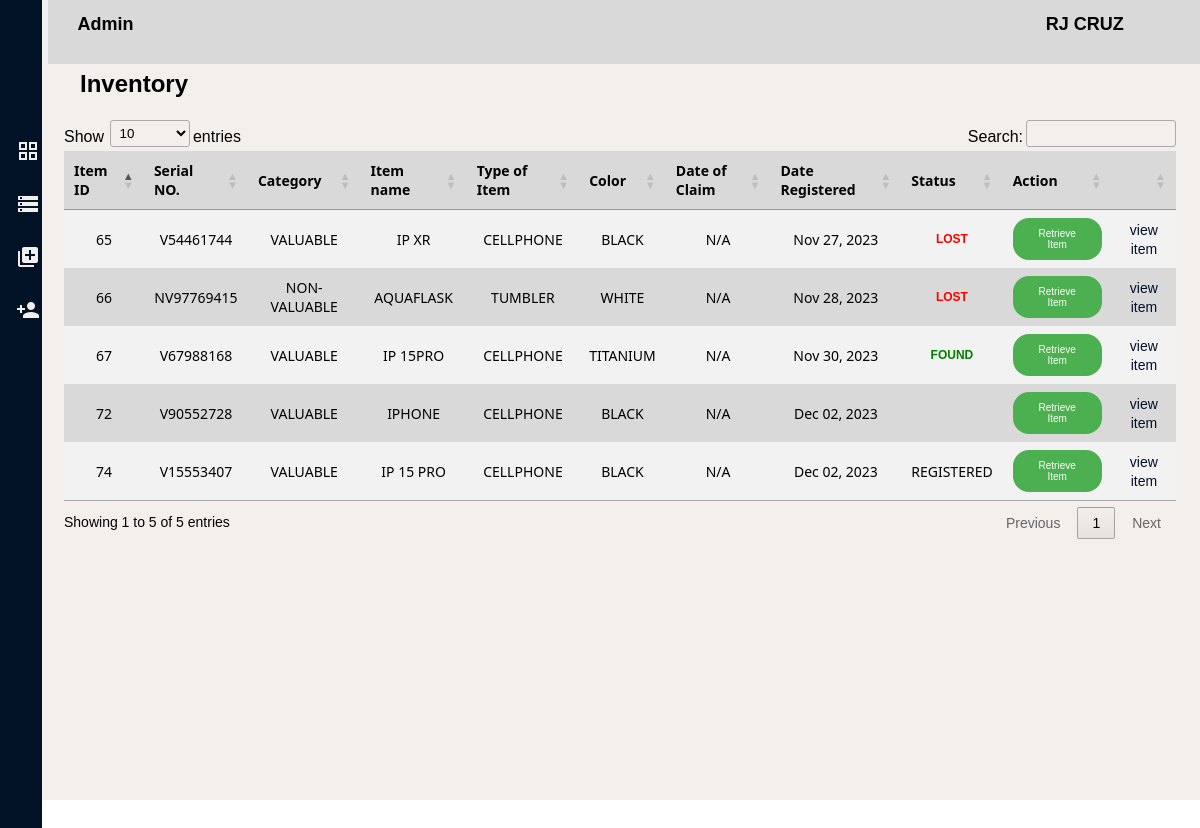
/admin/inventory.php (signed in), run on the app's committed database.
### tables this page shows
CREATE TABLE `account` (
  `id` int(11) NOT NULL,
  `username` varchar(100) NOT NULL,
  `pass` varchar(100) NOT NULL,
  `user_type` int(11) NOT NULL
);

CREATE TABLE `user` (
  `id` int(11) NOT NULL,
  `fullname` varchar(200) NOT NULL,
  `student_number` varchar(200) NOT NULL,
  `email` varchar(200) NOT NULL,
  `course` varchar(200) NOT NULL
);

CREATE TABLE `register` (
  `id` int(11) NOT NULL,
  `serial` varchar(200) NOT NULL,
  `fullname` varchar(255) NOT NULL,
  `studentnum` varchar(255) NOT NULL,
  `course` varchar(255) NOT NULL,
  `itemtype` varchar(100) NOT NULL,
  `itemname` varchar(100) NOT NULL,
  `category` varchar(100) NOT NULL,
  `color` varchar(100) NOT NULL,
  `registerdate` date NOT NULL,
  `lostdate` date NOT NULL,
  `status` varchar(100) NOT NULL,
  `email` varchar(100) NOT NULL
);

### admin/inventory.php (the view, shortened to what this page needs)
<?php
    include ('../configuration/config.php');
    $sql = "SELECT * FROM register ORDER BY id ASC";
    $result = $conn->query($sql);
    if(isset($_COOKIE['token'])){
        $id=$_COOKIE['token'];
        $sql ="SELECT account.*, user.fullname
               FROM account
               JOIN user ON account.id = user.id
               WHERE account.id=$id";
        if($rs=$conn->query($sql)){
          if($rs->num_rows>0){
            $row=$rs->fetch_assoc();
            $fname=$row['fullname'];
          }else{
              header("location:login.php");
          }
        }
        else{
            echo $conn->error;
        }
      }else{
          header("location:login.php");
      }
?>
<!DOCTYPE html>
<html lang="en">
<head>
    <link rel="stylesheet" href="../styles/invent.css">
    <link rel="stylesheet" type="text/css" href="https://cdn.datatables.net/1.11.5/css/jquery.dataTables.css">
</head>
<body>
    <div class="container">
        <div class="header">
        <p class="stats">Admin</p>
        <p><?php echo $fname; ?> </p>
        </div>
        <h2 class="title">Inventory</h2>
        <table class="items" id="table">
            <thead>
                <tr>
                    <th>Item ID</th>
                    <th>Serial NO.</th>
                    <th>Category</th>
                    <th>Item name</th>
                    <th>Type of Item</th>
                    <th>Color</th>
                    <th>Date of Claim</th>
                    <th>Date Registered</th>
                    <th>Status</th>
                    <th>Action</th>
                    <th></th>
                </tr>
            </thead>
            <tbody>
            <?php
                    if ($result->num_rows > 0){
                        while ($row = $result->fetch_assoc()){
                            $statusClass = ($row['status'] == 'LOST') ? 'status-lost' : (($row['status'] == 'FOUND') ? 'status-found' : '');
                            echo '<tr>';
                            echo '<td>' . $row['id'] . '</td>';
                            echo '<td>' . $row['serial'] . '</td>';
                            echo '<td>' . $row['category'] . '</td>';
                            echo '<td>' . $row['itemname'] . '</td>';
                            echo '<td>' . $row['itemtype'] . '</td>';
                            echo '<td>' . $row['color'] . '</td>';
                            echo '<td>' . (empty($row['claimdate']) ? 'N/A' : $row['claimdate']) . '</td>';
                            echo '<td>' . date('M d, Y', strtotime($row['registerdate'])) . '</td>';
                            echo '<td class="' . $statusClass . '">' . $row['status'] . '</td>';
                            echo '<td><a class="retrieve" href="retrieve.php?id=' . $row['id'] . '">Retrieve Item</a></td>';
                            echo '<td><a class="details" href="">view item</a></td>';
                            echo '</tr>';
                        }
                    }
                ?>
            </tbody>
        </table>
        <ul class="nav">
        <li>
            <a href="dashboard.php"><i class="material-icons grid_view">grid_view</i></a>
        </li>
        <li>
        <a href="inventory.php"><i class="material-icons grid_view">storage</i></a>
        </li>
        <li>
            <a href="register.php"><i class="material-icons grid_view">library_add</i></a>
        </li>
        <li>
            <a href="account.php"><i class="material-icons grid_view">person_add</i></a>
        </li>
        </ul>
        </div>
</body>
</html>

### styles/invent.css (style rules this page uses)
* { margin: 0; padding: 0; font-family: 'Poppins',sans-serif; box-sizing: border-box; }
.container { width: 100%; height: 100vh; background: #F3EFED; }
.header { position: relative; top:0; left:4%; background: #D9D9D9; max-width: 100%; width: 96%; height: 8%; border: 0px 0px 10px 0px #808080; }
.header p { position: absolute; top: 14px; left: 90%; transform: translateX(-50%); font-size: 18px; font-family: 'Poppins', 'Trebuchet MS', 'Lucida Sans Unicode', 'Lucida Grande', 'Lucida Sans', Arial, sans-serif; font-weight: bold; text-align: left; white-space: nowrap; }
.header .stats { position: absolute; top: 14px; left: 5%; transform: translateX(-50%); font-size: 18px; font-family: 'Poppins', 'Trebuchet MS', 'Lucida Sans Unicode', 'Lucida Grande', 'Lucida Sans', Arial, sans-serif; font-weight: bold; text-align: left; white-space: nowrap; }
ul.nav { position: absolute; top: 50%; left: 0; width: 7%; height: 112%; max-width: 16%; background:#011126; transform: translate(-50%,-50%); padding: 20px 20px 0px; }
ul.nav li { position: relative; left: 8px; top: 180px; display: block; font-size: 20px; padding: 16px 30px; font-family: Verdana, Geneva, Tahoma, sans-serif; font-size: 18px; font-weight: 400; }
ul.nav li a { text-decoration: none; color: #F3EFED; margin: 30px; }
ul.nav li i { color: #F3EFED; display: block; position: absolute; top: 0; left: 30px; }
.title { position: absolute; top: 70px; left: 80px; }
.items { width: 95%; border-collapse: collapse; margin-left: 60px; margin-top: 60px; }
.items thead { background-color: #D9D9D9; color: #000; }
.items th { padding: 10px; margin: 2px; font-family: 'Segoe UI', Tahoma, Geneva, Verdana, sans-serif; font-weight: 100; font-size: 14px; }
.items tbody { background-color: #f2f2f2; }
.items td { padding: 10px; text-align: center; font-family: 'Segoe UI', Tahoma, Geneva, Verdana, sans-serif; font-size: 14px; font-weight: 400; }
.items tbody tr:nth-child(even) { background-color: #D9D9D9; }
a.retrieve { display: inline-block; padding: 10px 20px; text-decoration: none; background-color: #4CAF50; color: white; border-radius: 16px; transition: background-color 0.3s; font-size: 10px; font-weight: 400; }
.items tbody tr td.status-lost { color: red; font-weight: bolder; font-size: 12px; font-family: 'Trebuchet MS', 'Lucida Sans Unicode', 'Lucida Grande', 'Lucida Sans', Arial, sans-serif; }
.items tbody tr td.status-found { color: green; font-weight: bolder; font-size: 12px; font-family: 'Trebuchet MS', 'Lucida Sans Unicode', 'Lucida Grande', 'Lucida Sans', Arial, sans-serif; }
a.details { text-decoration: none; color: #011126; font-size: 14px; font-weight: 500; font-family: 'Trebuchet MS', 'Lucida Sans Unicode', 'Lucida Grande', 'Lucida Sans', Arial, sans-serif; }

### data on the page
account: user.fullname "RJ CRUZ"
register: id "65", serial "V54461744", category "VALUABLE", itemname "IP XR", itemtype "CELLPHONE", color "BLACK", registerdate "Nov 27, 2023", status "LOST"
register: id "66", serial "NV97769415", category "NON-VALUABLE", itemname "AQUAFLASK", itemtype "TUMBLER", color "WHITE", registerdate "Nov 28, 2023", status "LOST"
register: id "67", serial "V67988168", category "VALUABLE", itemname "IP 15PRO", itemtype "CELLPHONE", color "TITANIUM", registerdate "Nov 30, 2023", status "FOUND"
register: id "72", serial "V90552728", category "VALUABLE", itemname "IPHONE", itemtype "CELLPHONE", color "BLACK", registerdate "Dec 02, 2023"
register: id "74", serial "V15553407", category "VALUABLE", itemname "IP 15 PRO", itemtype "CELLPHONE", color "BLACK", registerdate "Dec 02, 2023", status "REGISTERED"
